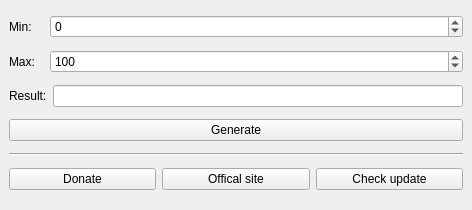
<?xml version="1.0" encoding="UTF-8"?>
<ui version="4.0">
 <class>MainWindow</class>
 <widget class="QMainWindow" name="MainWindow">
  <property name="geometry">
   <rect>
    <x>0</x>
    <y>0</y>
    <width>472</width>
    <height>210</height>
   </rect>
  </property>
  <property name="windowTitle">
   <string>WebcamTRNG by Aaron Feng</string>
  </property>
  <widget class="QWidget" name="centralwidget">
   <layout class="QGridLayout" name="gridLayout">
    <item row="5" column="0">
     <widget class="QPushButton" name="pushButton_Donate">
      <property name="text">
       <string>Donate</string>
      </property>
     </widget>
    </item>
    <item row="5" column="1">
     <widget class="QPushButton" name="pushButton_OfficalSite">
      <property name="text">
       <string>Offical site</string>
      </property>
     </widget>
    </item>
    <item row="5" column="2">
     <widget class="QPushButton" name="pushButton_CheckUpdate">
      <property name="text">
       <string>Check update</string>
      </property>
     </widget>
    </item>
    <item row="3" column="0" colspan="3">
     <widget class="QPushButton" name="pushButton_Generate">
      <property name="text">
       <string>Generate</string>
      </property>
     </widget>
    </item>
    <item row="2" column="0" colspan="3">
     <layout class="QHBoxLayout" name="horizontalLayout_3">
      <item>
       <widget class="QLabel" name="label_3">
        <property name="maximumSize">
         <size>
          <width>60</width>
          <height>16777215</height>
         </size>
        </property>
        <property name="text">
         <string>Result:</string>
        </property>
       </widget>
      </item>
      <item>
       <widget class="QLineEdit" name="lineEdit_ResNum_int"/>
      </item>
     </layout>
    </item>
    <item row="1" column="0" colspan="3">
     <layout class="QHBoxLayout" name="horizontalLayout_2">
      <item>
       <widget class="QLabel" name="label_2">
        <property name="maximumSize">
         <size>
          <width>35</width>
          <height>16777215</height>
         </size>
        </property>
        <property name="text">
         <string>Max:</string>
        </property>
       </widget>
      </item>
      <item>
       <widget class="QSpinBox" name="spinBox_MaxNum_int">
        <property name="minimum">
         <number>-999999999</number>
        </property>
        <property name="maximum">
         <number>999999999</number>
        </property>
        <property name="value">
         <number>100</number>
        </property>
       </widget>
      </item>
     </layout>
    </item>
    <item row="0" column="0" colspan="3">
     <layout class="QHBoxLayout" name="horizontalLayout">
      <item>
       <widget class="QLabel" name="label">
        <property name="maximumSize">
         <size>
          <width>35</width>
          <height>16777215</height>
         </size>
        </property>
        <property name="text">
         <string>Min:</string>
        </property>
       </widget>
      </item>
      <item>
       <widget class="QSpinBox" name="spinBox_MinNum_int">
        <property name="minimum">
         <number>-999999999</number>
        </property>
        <property name="maximum">
         <number>999999999</number>
        </property>
       </widget>
      </item>
     </layout>
    </item>
    <item row="4" column="0" colspan="3">
     <widget class="Line" name="line">
      <property name="orientation">
       <enum>Qt::Horizontal</enum>
      </property>
     </widget>
    </item>
   </layout>
  </widget>
 </widget>
 <resources/>
 <connections/>
</ui>
